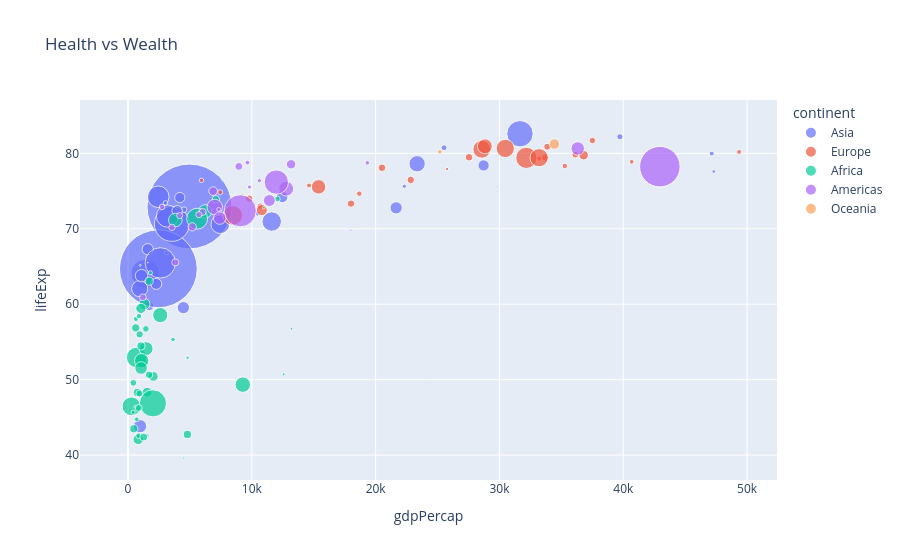

Notebook source saved alongside this figure:
### Code cell
px.scatter(
    data_frame=gapminder_df, # our dataframe
    x='gdpPercap', # numerical variable 1
    y='lifeExp',  # numerical variable 2 
    title= 'Health vs Wealth',
    color='continent', # categorical varible 
    size= 'pop' ,# numerical variable 
    size_max=60
)
